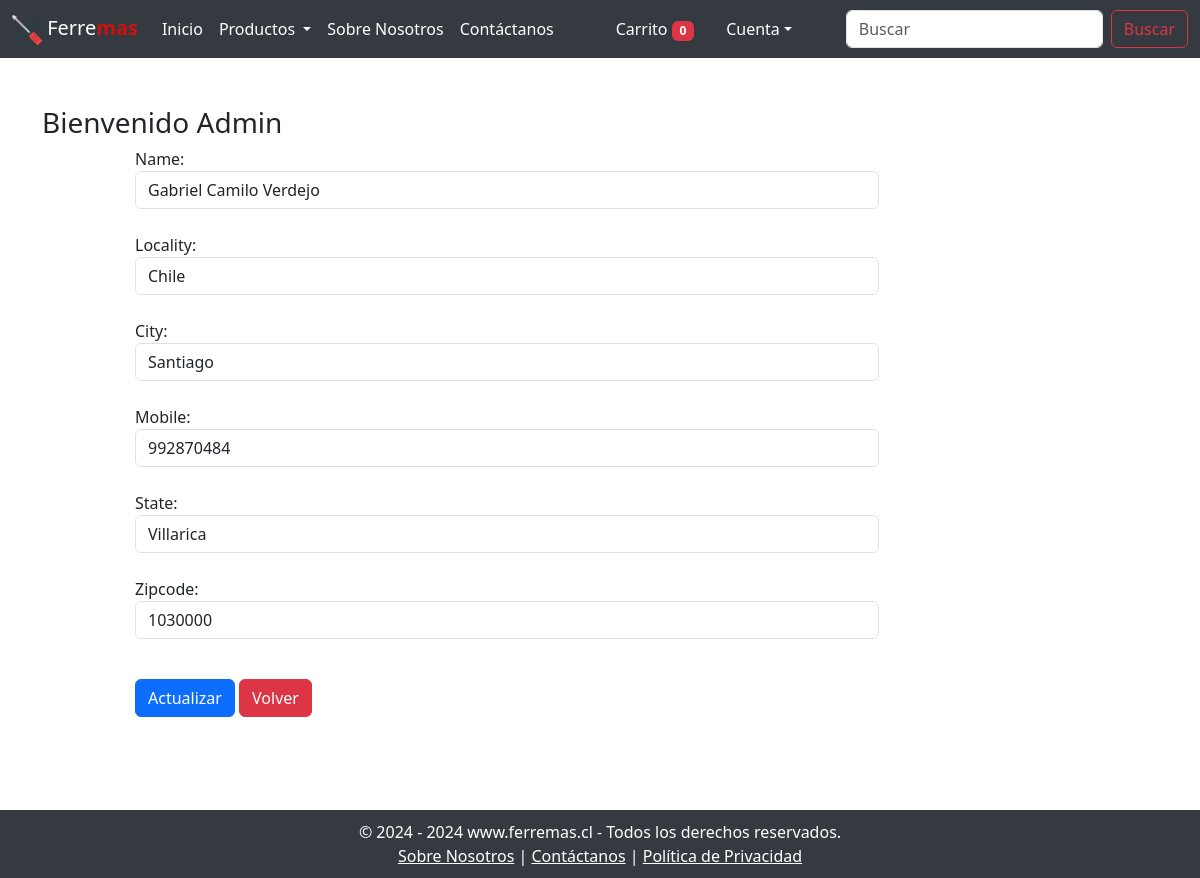
Screenshot of /updateAddress/1 (signed in) with the database file from the repository.
### core/models.py (models this page shows, shortened)
class Customer(models.Model):
    user = models.ForeignKey(User, on_delete=models.CASCADE)
    name = models.CharField(max_length=200)
    locality = models.CharField(max_length=200)
    city = models.CharField(max_length=50)
    mobile = models.IntegerField(default=0)
    zipcode = models.IntegerField()
    state = models.CharField(choices=STATE_CHOICES, max_length=100)

### core/views.py (the view, shortened to what this page needs)
# urls.py: path('updateAddress/<int:pk>', views.UpdateAddress.as_view(), name='updateAddress'),
class UpdateAddress(LoginRequiredMixin, View):
    def get(self, request, pk):
        add = get_object_or_404(Customer, pk=pk)
        form = CustomerProfileForm(instance=add)
        return render(request, 'app/updateAddress.html', locals())

### core/forms.py
class CustomerProfileForm(forms.ModelForm):
    class Meta:
        model = Customer
        fields=['name','locality','city','mobile','state','zipcode']
        widgets={
            'name':forms.TextInput(attrs={'class':'form-control'}),
            'locality':forms.TextInput(attrs={'class':'form-control'}),
            'city':forms.TextInput(attrs={'class':'form-control'}),
            'mobile':forms.NumberInput(attrs={'class':'form-control'}),
            'state':forms.Select(attrs={'class':'form-control'}),
            'zipcode':forms.NumberInput(attrs={'class':'form-control'}),
        }

### core/context_processors.py (called while the page is built)
def cart_item_count(request):
    if request.user.is_authenticated:
        cart_count = Cart.objects.filter(user=request.user).count()
    else:
        cart_count = 0
    return {'totalitems': cart_count}

### core/templates/app/updateAddress.html (shortened to what this page needs)
{% extends 'app/base.html' %}
{% load static %}
{% block main-content %}
<div class="container my-5">
    <div class="row">
        <h3>Bienvenido <span class="text-capitalize">{{request.user}}</span></h3>
    </div>
    <div class="col-sm-8 offset-sm-1">
        <form action="" method="post">
            {% for fm in form %}
                {{fm.label_tag}} {{fm}} <small class="text-danger">{{fm.errors|striptags}}</small> <br>
            {% endfor %}
            <div class="col-12 mt-3">
                <button type="submit" class="btn btn-primary">Actualizar</button>
                <a href="{% url 'address' %}" type="button" class="btn btn-danger">Volver</a>
            </div>
        </form>
    </div>
</div>
{% endblock main-content %}

### rows the page displays
Customer: form "Gabriel Camilo Verdejo" "Chile" "Santiago" "992870484" "Villarica" "1030000"

### other values shown
{{ totalitems }} "0"
{{ request.user }} "Admin"
{{ fm.label_tag }} "Name:" "Locality:" "City:" "Mobile:" "State:" "Zipcode:"
